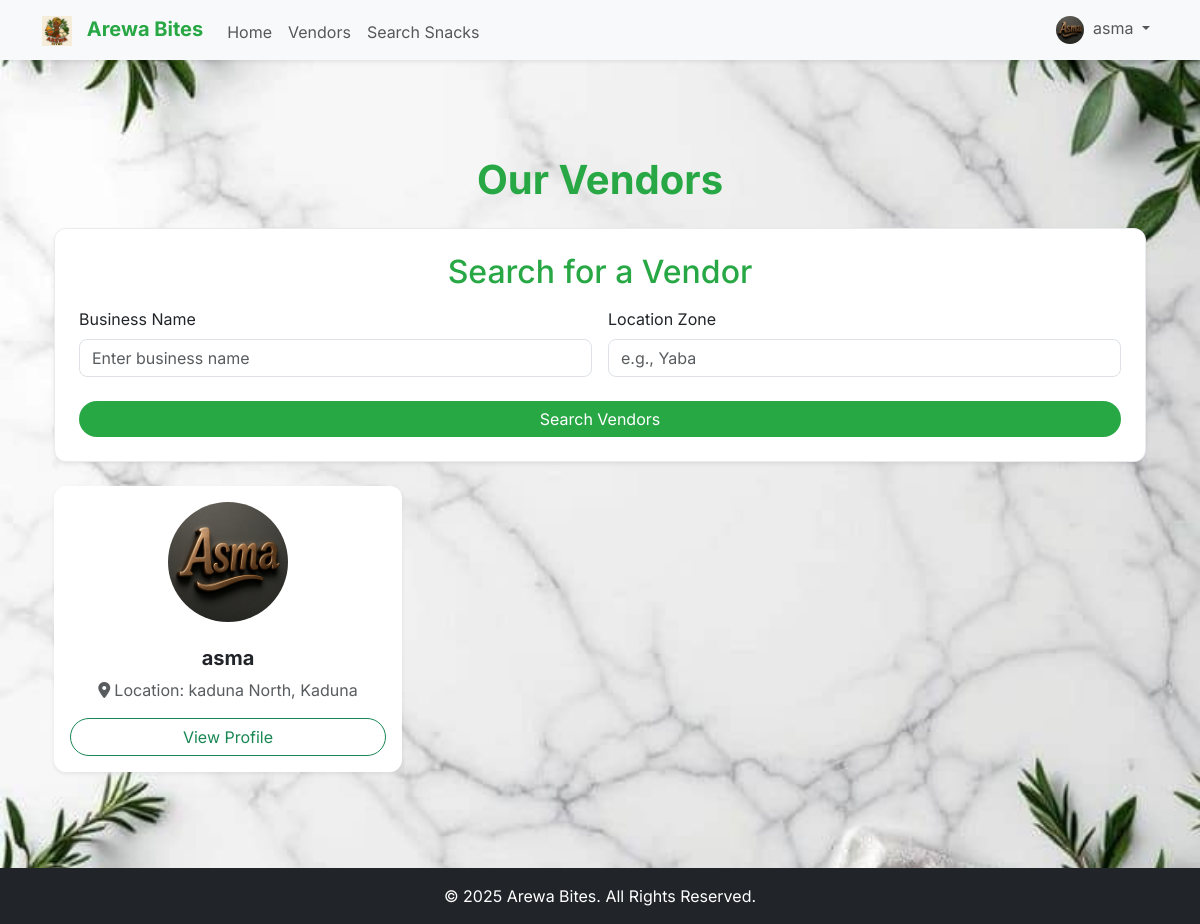
The app's page /vendors (signed in) with its own data.
### app/models.py (models this page shows, shortened)
class Vendor(db.Model, UserMixin):
    id = db.Column(db.Integer, primary_key=True)
    business_name = db.Column(db.String(100), unique=True, nullable=False)
    contact_name = db.Column(db.String(100), nullable=False)
    whatsapp_number = db.Column(db.String(20), unique=True, nullable=False)
    location_zone = db.Column(db.String(100), nullable=False)
    state = db.Column(db.String(100), nullable=False)
    email = db.Column(db.String(120), unique=True, nullable=False)
    password = db.Column(db.String(200), nullable=False)
    logo_url = db.Column(db.String(200), nullable=False, default='logos/default.png')
    is_admin = db.Column(db.Boolean, default=False)
    is_verified = db.Column(db.Boolean, default=False)
    referral_code = db.Column(db.String(10), unique=True, nullable=False)
    referred_by = db.Column(db.Integer, db.ForeignKey('vendor.id'))
    snacks = db.relationship('Snack', backref='vendor', lazy=True, cascade="all, delete-orphan")
    referrals = db.relationship('Vendor', backref=db.backref('referrer', remote_side=[id]), lazy=True)

### app/routes.py (the view)
@main.route("/vendors")
def list_vendors():
    search_form = VendorSearchForm()
    vendors = Vendor.query.order_by(Vendor.business_name).all()
    return render_template('list_vendors.html', vendors=vendors, search_form=search_form)

### app/forms.py
class VendorSearchForm(FlaskForm):
    business_name = StringField('Business Name', validators=[Length(max=100)])
    location_zone = StringField('Location Zone', validators=[Length(max=100)])
    submit = SubmitField('Search Vendors')

### app/__init__.py (called while the page is built)
def create_app(config_class=Config):
    app = Flask(__name__)
    app.config.from_object(config_class)
    db.init_app(app)
    bcrypt.init_app(app)
    login_manager.init_app(app)
    csrf.init_app(app)
    migrate.init_app(app, db)
    socketio.init_app(app)
    @app.context_processor
    def inject_globals():
        current_vendor = None
        if 'vendor_id' in session:
            from app.models import Vendor
            current_vendor = db.session.get(Vendor, session.get('vendor_id'))
        return {
            'now': datetime.utcnow(),
            'current_vendor': current_vendor
        }
    from app.routes import main
    app.register_blueprint(main)
    return app

### app/routes.py (called while the page is built)
@login_manager.user_loader
def load_user(user_id):
    return db.session.get(Vendor, int(user_id))

### app/templates/list_vendors.html (shortened to what this page needs)
{% extends "base.html" %}
{% block content %}
<div class="container my-5">
    <h1 class="text-center arewa-text-green mb-4 fw-bold">Our Vendors</h1>
    <div class="card p-4 mb-4 arewa-card shadow-sm">
        <h2 class="card-title text-center arewa-text-green mb-3">Search for a Vendor</h2>
        <form method="GET" action="{{ url_for('main.search_vendors') }}">
            <div class="row g-3">
                <div class="col-md-6">
                    <label for="{{ search_form.business_name.id }}" class="form-label">Business Name</label>
                    {{ search_form.business_name(class="form-control", placeholder="Enter business name") }}
                </div>
                <div class="col-md-6">
                    <label for="{{ search_form.location_zone.id }}" class="form-label">Location Zone</label>
                    {{ search_form.location_zone(class="form-control", placeholder="e.g., Yaba") }}
                </div>
            </div>
            <button type="submit" class="btn btn-arewa-primary w-100 mt-4 rounded-pill">Search Vendors</button>
        </form>
    </div>
    {% if vendors %}
        <div class="row g-4">
            {% for vendor in vendors %}
                <div class="col-md-4">
                    <div class="card h-100 shadow-sm text-center arewa-card border-0">
                        <div class="card-body d-flex flex-column align-items-center">
                            <a href="{{ url_for('main.vendor_profile', vendor_id=vendor.id) }}">
                                <img src="{{ url_for('static', filename=vendor.logo_url) }}" alt="{{ vendor.business_name }} Logo" class="img-fluid rounded-circle mb-3" style="width: 120px; height: 120px; object-fit: cover;">
                            </a>
                            <h5 class="card-title fw-bold mt-2">{{ vendor.business_name }}</h5>
                            <p class="card-text text-muted flex-grow-1"><i class="fas fa-map-marker-alt me-1"></i>Location: {{ vendor.location_zone }}, {{ vendor.state }}</p>
                            <a href="{{ url_for('main.vendor_profile', vendor_id=vendor.id) }}" class="btn btn-outline-success w-100 rounded-pill mt-auto">View Profile</a>
                        </div>
                    </div>
                </div>
            {% endfor %}
        </div>
    {% else %}
        <p class="text-center text-muted">No vendors are registered yet. Be the first! 🎉</p>
    {% endif %}
</div>
{% endblock %}

### app/templates/base.html (shortened to what this page needs)
<!DOCTYPE html>
<html lang="en">
<head>
    <link rel="stylesheet" href="{{ url_for('static', filename='css/bootstrap.min.css') }}">
    <link rel="stylesheet" href="https://cdnjs.cloudflare.com/ajax/libs/font-awesome/6.4.0/css/all.min.css" />
    <link rel="stylesheet" href="{{ url_for('static', filename='css/style.css') }}">
</head>
<body class="bg-light d-flex flex-column min-vh-100">
    <nav class="navbar navbar-expand-lg bg-light shadow-sm">
        <div class="container">
            <a class="navbar-brand fw-bold" href="{{ url_for('main.home') }}">
                <img src="{{ url_for('static', filename='logos/arewa_logo.png') }}" alt="Arewa Bites Logo" style="height: 30px; margin-right: 10px;"> <span class="arewa-text-green">Arewa Bites</span>
            </a>
            <div class="collapse navbar-collapse" id="navbarNav">
                <ul class="navbar-nav me-auto mb-2 mb-lg-0">
                    <li class="nav-item">
                        <a class="nav-link nav-link-item" href="{{ url_for('main.home') }}">Home</a>
                    </li>
                    <li class="nav-item">
                        <a class="nav-link nav-link-item" href="{{ url_for('main.list_vendors') }}">Vendors</a>
                    </li>
                    <li class="nav-item">
                        <a class="nav-link nav-link-item" href="{{ url_for('main.search_snacks') }}">Search Snacks</a>
                    </li>
                </ul>
                <ul class="navbar-nav">
                    {% if current_vendor %}
                        <li class="nav-item dropdown">
                            <a class="nav-link dropdown-toggle" href="#" id="navbarDropdown" role="button" data-bs-toggle="dropdown" aria-expanded="false">
                                <img src="{{ url_for('static', filename=current_vendor.logo_url) }}" class="rounded-circle me-1" alt="Logo" style="width: 28px; height: 28px; object-fit: cover;">
                                {{ current_vendor.business_name }}
                            </a>
                        </li>
                    {% endif %}
                </ul>
            </div>
        </div>
    </nav>
    <main class="container mt-5 flex-grow-1">
        {% block content %}{% endblock %}
    </main>
    <footer class="mt-5 py-3 bg-dark text-white text-center">
        <div class="container">
            <p class="mb-0">&copy; {{ now.year }} Arewa Bites. All Rights Reserved.</p>
        </div>
    </footer>
</body>
</html>

### app/static/css/style.css (style rules this page uses)
body { background-color: #F8F9FA; background-image: url("../images/traditional_food_pattern.png"); background-repeat: no-repeat; background-position: center center; background-size: cover; background-attachment: fixed; color: #343A40; font-family: 'Inter', sans-serif; font-size: 1rem; line-height: 1.5; }
.arewa-text-green { color: #28A745 !important; }
.arewa-card { background-color: #FFFFFF; border: 1px solid #E9ECEF; border-radius: 12px; box-shadow: 0 8px 16px rgba(40, 167, 69, 0.15); }
.form-control, .btn, .badge { border-radius: 8px; }
.btn-arewa-primary { background-color: #28A745; color: white; border: none; }
.nav-link-item { position: relative; padding-bottom: 5px; transition: color 0.3s ease-in-out; }
.nav-link-item::after { content: ''; position: absolute; width: 0; height: 2px; bottom: 0; left: 0; background-color: #28A745; transition: width 0.3s ease-in-out; }
h1.arewa-text-green { font-weight: bold; }
.rounded-pill { padding-left: 1.5rem; padding-right: 1.5rem; }
.navbar-brand img { height: 30px; margin-right: 10px; }

### records on screen
Vendor: logo_url (picture), business_name "asma", location_zone "kaduna North", state "Kaduna"
